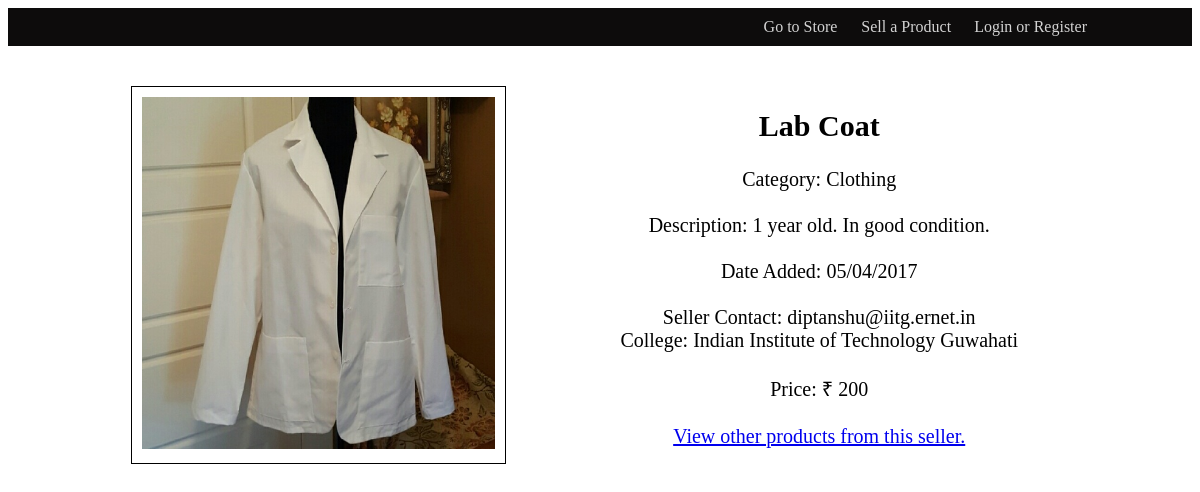
Page /product?id=5 on the committed database.
### tables this page shows
CREATE TABLE `products` (
  `id` int(10) unsigned NOT NULL AUTO_INCREMENT,
  `name` varchar(255) NOT NULL,
  `description` varchar(255) NOT NULL,
  `contact` varchar(255) NOT NULL,
  `image` varchar(255) NOT NULL,
  `price` int(10) unsigned NOT NULL,
  `category_id` int(10) unsigned NOT NULL,
  `user_id` int(10) unsigned NOT NULL,
  `datetime` datetime NOT NULL,
  `sold` char(1) NOT NULL DEFAULT 'n',
  PRIMARY KEY (`id`),
  KEY `user_id` (`user_id`),
  KEY `category_id` (`category_id`),
  CONSTRAINT `products_ibfk_1` FOREIGN KEY (`category_id`) REFERENCES `categories` (`id`) ON UPDATE CASCADE,
  CONSTRAINT `products_ibfk_2` FOREIGN KEY (`user_id`) REFERENCES `users` (`id`) ON UPDATE CASCADE
);

CREATE TABLE `categories` (
  `id` int(2) unsigned NOT NULL AUTO_INCREMENT,
  `name` varchar(255) NOT NULL,
  PRIMARY KEY (`id`),
  UNIQUE KEY `name` (`name`)
);

CREATE TABLE `colleges` (
  `id` int(10) unsigned NOT NULL AUTO_INCREMENT,
  `name` varchar(255) NOT NULL,
  PRIMARY KEY (`id`),
  UNIQUE KEY `name` (`name`)
);

### includes/helpers.php (called while the page is built, shortened)
<?php
    function render ($view, $values = [])
    {
        extract($values);
        require(__DIR__."/../views/header.php");
        require(__DIR__."/../views/".$view.".php");
        require(__DIR__."/../views/footer.php");
        exit;
    }
?>

### public/index.php (called while the page is built, shortened)
<?php
    if (isset($_GET["url"]))
        $url = $_GET["url"];
    else
        $url = "store";
    require("../controllers/".$url.".php");
?>

### models/db.php (called while the page is built, shortened)
<?php
    function get_product_data($id)
    {
        $dbh = $GLOBALS["dbh"];
        $stmt = $dbh->prepare("SELECT products.*, colleges.name AS college, categories.name AS category FROM products INNER JOIN
        colleges ON colleges.id = (SELECT college_id FROM users WHERE users.id = products.user_id) INNER JOIN
        categories ON products.category_id = categories.id WHERE products.id = :id");
        $stmt->bindParam(":id", $id);
        $stmt->execute();
        $product = $stmt->fetch(PDO::FETCH_ASSOC);
        return $product;
    }
?>

### views/product_view.php (the view)
<?php
    if (isset($msg))
    {
?>
    <h2><?= $msg ?></h2>
<?php
    }
    else
    {
?>
    <div id="img-display">
        <img src="img/<?= $product["image"] ?>">
    </div><br>
    <div id="product-details">
        <h2><?= $product["name"] ?></h2>
        Category: <?= $product["category"] ?><br><br>
        Description: <?= $product["description"] ?><br><br>
        Date Added: <?= date("d/m/Y", strtotime($product["datetime"])) ?><br><br>
        Seller Contact: <?= $product["contact"] ?><br>
        College: <?= $product["college"] ?><br><br>
        Price:
        <?php
            if (intval($product["price"]) === 0)
            {
                echo "On Donation";
            }
            else
            {
        ?>
            &#8377; <?= $product["price"] ?>
        <?php
            }
        ?>
        <br><br>
        <a href="store?seller=<?= $product["user_id"] ?>">View other products from this seller.</a>
    </div>
<?php
    }
?>

### public/css/styles.css (style rules this page uses)
#img-display { width: 35%; max-height: 100%; border: thin solid #000000; float: left; padding: 10px; }
#img-display img { width: 100%; }
#img-display, #product-details { margin: 20px 5px; }
#product-details { text-align: center; font-size: 20px; }

### rows in the picture
products: image (picture), name "Lab Coat", category.name "Clothing", description "1 year old. In good condition.", datetime "05/04/2017", contact "diptanshu@iitg.ernet.in", colleges.name "Indian Institute of Technology Guwahati", price "200"
